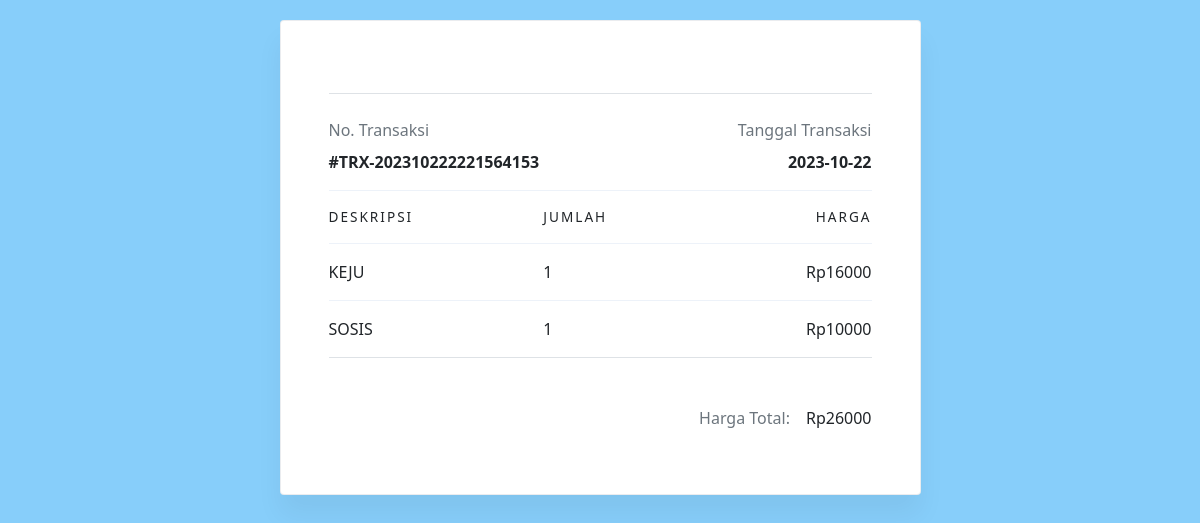
The page /pages/kasir/detail.php?id=1 (signed in) on the database its author committed.
### tables this page shows
CREATE TABLE `transaksi` (
  `id` int NOT NULL,
  `transaksi_id` varchar(255) NOT NULL,
  `tanggal` date NOT NULL,
  `total` int NOT NULL
);

CREATE TABLE `transaksi_detail` (
  `id` int NOT NULL,
  `transaksi_id` int NOT NULL,
  `produk_id` int NOT NULL,
  `qty` int NOT NULL
);

CREATE TABLE `produk` (
  `id` int NOT NULL,
  `nama` varchar(255) NOT NULL,
  `deskripsi` longtext NOT NULL,
  `harga_jual` bigint NOT NULL,
  `harga_beli` int NOT NULL,
  `stok` int NOT NULL,
  `deleted_at` timestamp NULL DEFAULT NULL
);

### function/kasir.php (called while the page is built, shortened)
<?php
require_once "./../../config/database.php";
function getTransaksiById($id)
{
    global $conn;
    $query = "SELECT transaksi.*, transaksi_detail.qty, produk.nama, produk.harga_jual FROM transaksi JOIN transaksi_detail ON transaksi_detail.transaksi_id = transaksi.id JOIN produk ON produk.id = transaksi_detail.produk_id WHERE transaksi.id = $id";
    $result = mysqli_query($conn, $query);
    $rows = [];
    while($row = mysqli_fetch_assoc($result))
    {
        $rows[] = $row;
    }
    return $rows;
}
?>

### pages/kasir/detail.php (the view, shortened to what this page needs)
<?php
require "./../../function/kasir.php";
$transaksi = getTransaksiById($_GET["id"]);
?>
<!DOCTYPE html>
<html lang="en">
<head>
    <link href="https://cdn.jsdelivr.net/npm/bootstrap@5.0.2/dist/css/bootstrap.min.css" rel="stylesheet">
</head>
<body>
<div class="container mt-6 mb-7">
    <div class="row justify-content-center">
        <div class="col-lg-12 col-xl-7">
            <div class="card">
                <div class="card-body p-5">
                    <div class="border-top border-gray-200 pt-4 mt-4">
                        <div class="row">
                            <div class="col-md-6">
                            <div class="text-muted mb-2">No. Transaksi</div>
                            <strong>#<?= $transaksi[0]["transaksi_id"] ?></strong>
                            </div>
                            <div class="col-md-6 text-md-end">
                            <div class="text-muted mb-2">Tanggal Transaksi</div>
                            <strong><?= $transaksi[0]["tanggal"] ?></strong>
                            </div>
                        </div>
                    </div>
                    <table class="table border-bottom border-gray-200 mt-3">
                    <thead>
                        <tr>
                        <th scope="col" class="fs-sm text-dark text-uppercase-bold-sm px-0">Deskripsi</th>
                        <th scope="col" class="fs-sm text-dark text-uppercase-bold-sm px-0">Jumlah</th>
                        <th scope="col" class="fs-sm text-dark text-uppercase-bold-sm text-end px-0">Harga</th>
                        </tr>
                    </thead>
                    <tbody>
                        <?php
                            $total = 0;
                            foreach($transaksi as $item) :
                        ?>
                        <tr>
                            <td class="px-0"><?= $item["nama"] ?></td>
                            <td class="px-0"><?= $item["qty"] ?></td>
                            <td class="text-end px-0">Rp<?= $item["qty"] * $item["harga_jual"] ?></td>
                        </tr>
                        <?php
                            $total += $item["qty"] * $item["harga_jual"];
                            endforeach;
                        ?>
                    </tbody>
                    </table>
                    <div class="mt-5">
                        <div class="d-flex justify-content-end">
                            <p class="text-muted me-3">Harga Total:</p>
                            <span>Rp<?= $total ?></span>
                        </div>
                    </div>
                </div>
            </div>
        </div>
    </div>
</div>
</body>
</html>

### pages/kasir/detail.php (style rules this page uses)
body { margin-top:20px; background:#87CEFA; }
.text-uppercase-bold-sm { text-transform: uppercase!important; font-weight: 500!important; letter-spacing: 2px!important; font-size: .85rem!important; }
.justify-content-center { justify-content: center!important; }
.card { position: relative; display: flex; flex-direction: column; min-width: 0; word-wrap: break-word; background-color: #fff; background-clip: border-box; border: 1px solid rgba(30,46,80,.09); border-radius: 0.25rem; box-shadow: 0 20px 27px 0 rgb(0 0 0 / 5%); }
.p-5 { padding: 3rem!important; }
.card-body { flex: 1 1 auto; padding: 1.5rem 1.5rem; }
tbody, td, tfoot, th, thead, tr { border-color: inherit; border-style: solid; border-width: 0; }
.table td, .table th { border-bottom: 0; border-top: 1px solid #edf2f9; }
.table>:not(caption)>*>* { padding: 1rem 1rem; background-color: var(--bs-table-bg); border-bottom-width: 1px; box-shadow: inset 0 0 0 9999px var(--bs-table-accent-bg); }
.px-0 { padding-right: 0!important; padding-left: 0!important; }
.table thead th, tbody td, tbody th { vertical-align: middle; }
.mt-5 { margin-top: 3rem!important; }

### rows shown on the page
transaksi: transaksi "TRX-202310222221564153", tanggal "2023-10-22"
transaksi_detail: produk.nama "KEJU", qty "1", $item['qty']*$item['harga_jual'] "16000"
transaksi_detail: produk.nama "SOSIS", qty "1", $item['qty']*$item['harga_jual'] "10000"

### other values the page prints
$total "26000"
